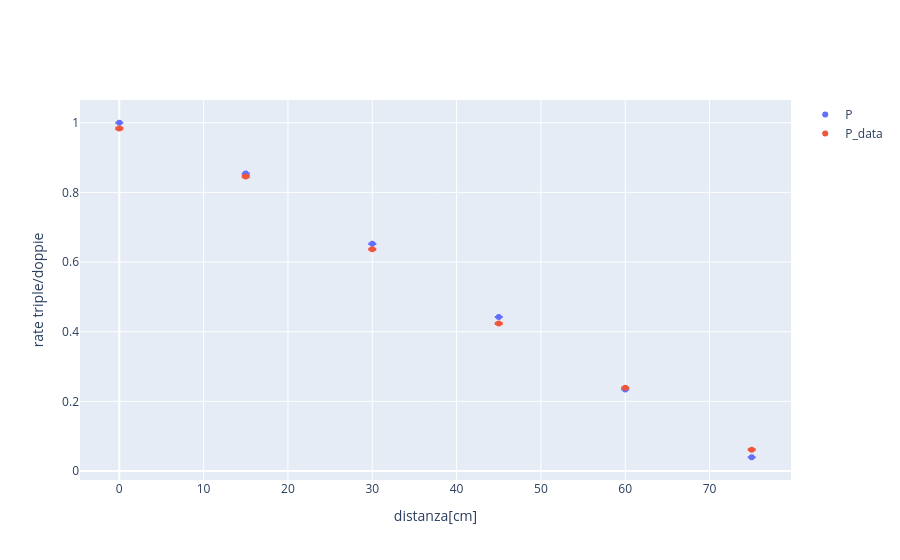

Here is the notebook cell this chart was saved with:
### Markdown cell above
# Partenope

### Code cell
tP_S = np.array(sim_P['triple'])
dP_S = np.array(sim_P['doppie'])
tP = np.array(df_P[' pgm_triple'])
dP = np.array(df_P[' gm_doppie'])

err_data = [float(frac([tP[i], dP[i]])) for i in range(len(tP))]
err_sim = [float(frac([tP_S[i], dP_S[i]])) for i in range(len(tP_S))]

fig = go.Figure()

fig.add_trace( go.Scatter( x = sim_P['Mx'] , y = ((sim_P['triple'])/(sim_P['doppie'])) , mode = 'markers' , name = 'P' , error_y = dict( type='data' , array=err_sim , visible = True)))

fig.add_trace( go.Scatter( x = df_P['p_distanza[cm]'] , y = ((df_P[' pgm_triple'])/(df_P[' gm_doppie'])) , mode = 'markers' , name = 'P_data' , error_y = dict( type='data' , array=err_data , visible = True)))

fig.update_xaxes( title_text = 'distanza[cm]')
fig.update_yaxes( title_text = 'rate triple/doppie')
fig.show()

### Figure 1 — Plotly figure (JSON) as saved in the notebook; plotly's stock layout.template omitted (floating-point values rounded to 4 significant figures)
{"data": [{"error_y": {"array": [0.0002515, 0.0002287, 0.0001975, 0.0001649, 0.0001305, 7.96e-05], "type": "data", "visible": true}, "mode": "markers", "name": "P", "type": "scatter", "x": [0, 15, 30, 45, 60, 75], "y": [1.0, 0.854, 0.6522, 0.4421, 0.2341, 0.03953]}, {"error_y": {"array": [0.002084, 0.001898, 0.001635, 0.001352, 0.001064, 0.0007454], "type": "data", "visible": true}, "mode": "markers", "name": "P_data", "type": "scatter", "x": [0, 15, 30, 45, 60, 75], "y": [0.9833, 0.8456, 0.6369, 0.4237, 0.2389, 0.0614]}], "layout": {"xaxis": {"title": {"text": "distanza[cm]"}}, "yaxis": {"title": {"text": "rate triple/doppie"}}}}
